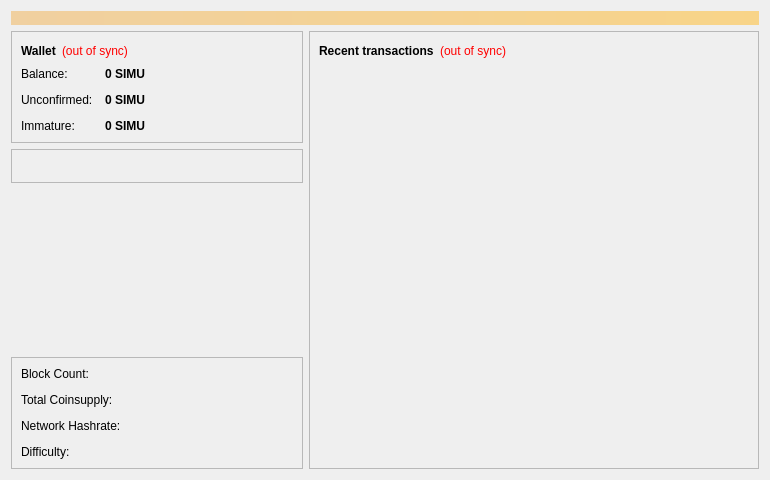
<?xml version="1.0" encoding="UTF-8"?>
<ui version="4.0">
 <class>OverviewPage</class>
 <widget class="QWidget" name="OverviewPage">
  <property name="geometry">
   <rect>
    <x>0</x>
    <y>0</y>
    <width>770</width>
    <height>480</height>
   </rect>
  </property>
  <property name="minimumSize">
   <size>
    <width>770</width>
    <height>480</height>
   </size>
  </property>
  <property name="windowTitle">
   <string>Form</string>
  </property>
  <layout class="QVBoxLayout" name="topLayout">
   <item>
    <widget class="QLabel" name="labelAlerts">
     <property name="visible">
      <bool>false</bool>
     </property>
     <property name="styleSheet">
      <string notr="true">background-color: qlineargradient(x1: 0, y1: 0, x2: 1, y2: 0, stop:0 #F0D0A0, stop:1 #F8D488); color:#000000;</string>
     </property>
     <property name="wordWrap">
      <bool>true</bool>
     </property>
     <property name="margin">
      <number>3</number>
     </property>
    </widget>
   </item>
   <item>
    <layout class="QHBoxLayout" name="horizontalLayout" stretch="1,1">
     <item>
      <layout class="QVBoxLayout" name="verticalLayout_2">
       <item>
        <widget class="QFrame" name="frame">
         <property name="frameShape">
          <enum>QFrame::StyledPanel</enum>
         </property>
         <property name="frameShadow">
          <enum>QFrame::Raised</enum>
         </property>
         <layout class="QVBoxLayout" name="verticalLayout_4">
          <item>
           <layout class="QHBoxLayout" name="horizontalLayout_4">
            <item>
             <widget class="QLabel" name="label_5">
              <property name="font">
               <font>
                <weight>75</weight>
                <bold>true</bold>
               </font>
              </property>
              <property name="text">
               <string>Wallet</string>
              </property>
             </widget>
            </item>
            <item>
             <widget class="QLabel" name="labelWalletStatus">
              <property name="toolTip">
               <string>The displayed information may be out of date. Your wallet automatically synchronizes with the SimuGames network after a connection is established, but this process has not completed yet.</string>
              </property>
              <property name="styleSheet">
               <string notr="true">QLabel { color: red; }</string>
              </property>
              <property name="text">
               <string notr="true">(out of sync)</string>
              </property>
              <property name="alignment">
               <set>Qt::AlignLeading|Qt::AlignLeft|Qt::AlignVCenter</set>
              </property>
             </widget>
            </item>
            <item>
             <spacer name="horizontalSpacer_2">
              <property name="orientation">
               <enum>Qt::Horizontal</enum>
              </property>
              <property name="sizeHint" stdset="0">
               <size>
                <width>40</width>
                <height>20</height>
               </size>
              </property>
             </spacer>
            </item>
           </layout>
          </item>
          <item>
           <layout class="QFormLayout" name="formLayout_2">
            <property name="fieldGrowthPolicy">
             <enum>QFormLayout::AllNonFixedFieldsGrow</enum>
            </property>
            <property name="horizontalSpacing">
             <number>12</number>
            </property>
            <property name="verticalSpacing">
             <number>12</number>
            </property>
            <item row="0" column="0">
             <widget class="QLabel" name="label">
              <property name="text">
               <string>Balance:</string>
              </property>
             </widget>
            </item>
            <item row="0" column="1">
             <widget class="QLabel" name="labelBalance">
              <property name="font">
               <font>
                <weight>75</weight>
                <bold>true</bold>
               </font>
              </property>
              <property name="cursor">
               <cursorShape>IBeamCursor</cursorShape>
              </property>
              <property name="toolTip">
               <string>Your current balance</string>
              </property>
              <property name="text">
               <string notr="true">0 SIMU</string>
              </property>
              <property name="textInteractionFlags">
               <set>Qt::LinksAccessibleByMouse|Qt::TextSelectableByKeyboard|Qt::TextSelectableByMouse</set>
              </property>
             </widget>
            </item>
            <item row="1" column="0">
             <widget class="QLabel" name="label_3">
              <property name="text">
               <string>Unconfirmed:</string>
              </property>
             </widget>
            </item>
            <item row="1" column="1">
             <widget class="QLabel" name="labelUnconfirmed">
              <property name="font">
               <font>
                <weight>75</weight>
                <bold>true</bold>
               </font>
              </property>
              <property name="cursor">
               <cursorShape>IBeamCursor</cursorShape>
              </property>
              <property name="toolTip">
               <string>Total of transactions that have yet to be confirmed, and do not yet count toward the current balance</string>
              </property>
              <property name="text">
               <string notr="true">0 SIMU</string>
              </property>
              <property name="textInteractionFlags">
               <set>Qt::LinksAccessibleByMouse|Qt::TextSelectableByKeyboard|Qt::TextSelectableByMouse</set>
              </property>
             </widget>
            </item>
            <item row="2" column="0">
             <widget class="QLabel" name="labelImmatureText">
              <property name="text">
               <string>Immature:</string>
              </property>
             </widget>
            </item>
            <item row="2" column="1">
             <widget class="QLabel" name="labelImmature">
              <property name="font">
               <font>
                <weight>75</weight>
                <bold>true</bold>
               </font>
              </property>
              <property name="toolTip">
               <string>Mined balance that has not yet matured</string>
              </property>
              <property name="text">
               <string notr="true">0 SIMU</string>
              </property>
              <property name="textInteractionFlags">
               <set>Qt::LinksAccessibleByMouse|Qt::TextSelectableByKeyboard|Qt::TextSelectableByMouse</set>
              </property>
             </widget>
            </item>
           </layout>
          </item>
         </layout>
        </widget>
       </item>
       <item>
        <widget class="QFrame" name="frame_4">
         <property name="frameShape">
          <enum>QFrame::StyledPanel</enum>
         </property>
         <property name="frameShadow">
          <enum>QFrame::Raised</enum>
         </property>
         <layout class="QVBoxLayout" name="verticalLayout_5">
          <item>
           <widget class="QLabel" name="labelMiningAddress">
            <property name="text">
             <string/>
            </property>
           </widget>
          </item>
         </layout>
        </widget>
       </item>
       <item>
        <spacer name="verticalSpacer">
         <property name="orientation">
          <enum>Qt::Vertical</enum>
         </property>
         <property name="sizeHint" stdset="0">
          <size>
           <width>20</width>
           <height>40</height>
          </size>
         </property>
        </spacer>
       </item>
       <item>
        <widget class="QFrame" name="frame_3">
         <property name="frameShape">
          <enum>QFrame::StyledPanel</enum>
         </property>
         <property name="frameShadow">
          <enum>QFrame::Raised</enum>
         </property>
         <layout class="QVBoxLayout" name="verticalLayout_6">
          <item>
           <layout class="QFormLayout" name="formLayout">
            <property name="horizontalSpacing">
             <number>12</number>
            </property>
            <property name="verticalSpacing">
             <number>12</number>
            </property>
            <item row="1" column="0">
             <widget class="QLabel" name="label_2">
              <property name="text">
               <string>Total Coinsupply:</string>
              </property>
             </widget>
            </item>
            <item row="1" column="1">
             <widget class="QLabel" name="labelTotalCoinsupply">
              <property name="font">
               <font>
                <weight>75</weight>
                <bold>true</bold>
               </font>
              </property>
              <property name="text">
               <string/>
              </property>
             </widget>
            </item>
            <item row="2" column="1">
             <widget class="QLabel" name="labelNetworkHashrate">
              <property name="font">
               <font>
                <weight>75</weight>
                <bold>true</bold>
               </font>
              </property>
              <property name="text">
               <string/>
              </property>
             </widget>
            </item>
            <item row="2" column="0">
             <widget class="QLabel" name="label_9">
              <property name="text">
               <string>Network Hashrate:</string>
              </property>
             </widget>
            </item>
            <item row="3" column="1">
             <widget class="QLabel" name="labelDifficulty">
              <property name="font">
               <font>
                <weight>75</weight>
                <bold>true</bold>
               </font>
              </property>
              <property name="text">
               <string/>
              </property>
             </widget>
            </item>
            <item row="3" column="0">
             <widget class="QLabel" name="label_11">
              <property name="text">
               <string>Difficulty:</string>
              </property>
             </widget>
            </item>
            <item row="0" column="0">
             <widget class="QLabel" name="label_6">
              <property name="text">
               <string>Block Count:</string>
              </property>
             </widget>
            </item>
            <item row="0" column="1">
             <widget class="QLabel" name="labelBlockCount">
              <property name="font">
               <font>
                <weight>75</weight>
                <bold>true</bold>
               </font>
              </property>
              <property name="text">
               <string/>
              </property>
             </widget>
            </item>
           </layout>
          </item>
         </layout>
        </widget>
       </item>
      </layout>
     </item>
     <item>
      <layout class="QVBoxLayout" name="verticalLayout_3">
       <item>
        <widget class="QFrame" name="frame_2">
         <property name="minimumSize">
          <size>
           <width>450</width>
           <height>0</height>
          </size>
         </property>
         <property name="styleSheet">
          <string notr="true"/>
         </property>
         <property name="frameShape">
          <enum>QFrame::StyledPanel</enum>
         </property>
         <property name="frameShadow">
          <enum>QFrame::Raised</enum>
         </property>
         <layout class="QVBoxLayout" name="verticalLayout">
          <item>
           <layout class="QHBoxLayout" name="horizontalLayout_2">
            <item>
             <widget class="QLabel" name="label_4">
              <property name="text">
               <string>&lt;b&gt;Recent transactions&lt;/b&gt;</string>
              </property>
             </widget>
            </item>
            <item>
             <widget class="QLabel" name="labelTransactionsStatus">
              <property name="toolTip">
               <string>The displayed information may be out of date. Your wallet automatically synchronizes with the SimuGames network after a connection is established, but this process has not completed yet.</string>
              </property>
              <property name="styleSheet">
               <string notr="true">QLabel { color: red; }</string>
              </property>
              <property name="text">
               <string notr="true">(out of sync)</string>
              </property>
              <property name="alignment">
               <set>Qt::AlignRight|Qt::AlignTrailing|Qt::AlignVCenter</set>
              </property>
             </widget>
            </item>
            <item>
             <spacer name="horizontalSpacer">
              <property name="orientation">
               <enum>Qt::Horizontal</enum>
              </property>
              <property name="sizeHint" stdset="0">
               <size>
                <width>40</width>
                <height>20</height>
               </size>
              </property>
             </spacer>
            </item>
           </layout>
          </item>
          <item>
           <widget class="QListView" name="listTransactions">
            <property name="styleSheet">
             <string notr="true">QListView { background: transparent;}</string>
            </property>
            <property name="frameShape">
             <enum>QFrame::NoFrame</enum>
            </property>
            <property name="verticalScrollBarPolicy">
             <enum>Qt::ScrollBarAlwaysOff</enum>
            </property>
            <property name="horizontalScrollBarPolicy">
             <enum>Qt::ScrollBarAlwaysOff</enum>
            </property>
            <property name="sizeAdjustPolicy">
             <enum>QAbstractScrollArea::AdjustIgnored</enum>
            </property>
            <property name="selectionMode">
             <enum>QAbstractItemView::NoSelection</enum>
            </property>
           </widget>
          </item>
         </layout>
        </widget>
       </item>
      </layout>
     </item>
    </layout>
   </item>
  </layout>
 </widget>
 <resources/>
 <connections/>
</ui>
